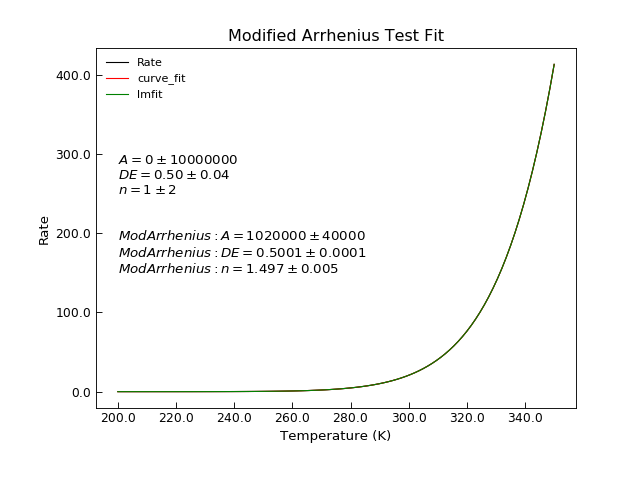

The Python source for this figure:
"""Example of nDimArrhenius Fit."""
from Stoner import Data
import Stoner.Fit as SF
from  numpy import linspace
from numpy.random import normal

#Make some data
T=linspace(200,350,101)
R=SF.modArrhenius(T,1E6,0.5,1.5)*normal(scale=0.00005,loc=1.0,size=len(T))
d=Data(T,R,setas="xy",column_headers=["T","Rate"])

#Curve_fit on its own
d.curve_fit(SF.modArrhenius,p0=[1E6,0.5,1.5],result=True,header="curve_fit")
d.setas="xyy"
d.plot()
d.annotate_fit(SF.modArrhenius,x=200,y=250)

# lmfit using lmfit guesses
fit=SF.ModArrhenius()
p0=[1E6,0.5,1.5]
d.lmfit(fit,p0=p0,result=True,header="lmfit")
d.setas="x..y"
d.plot()
d.annotate_fit(SF.ModArrhenius,x=200,y=150,prefix="ModArrhenius")

d.title="Modified Arrhenius Test Fit"
d.ylabel="Rate"
d.xlabel="Temperature (K)"
